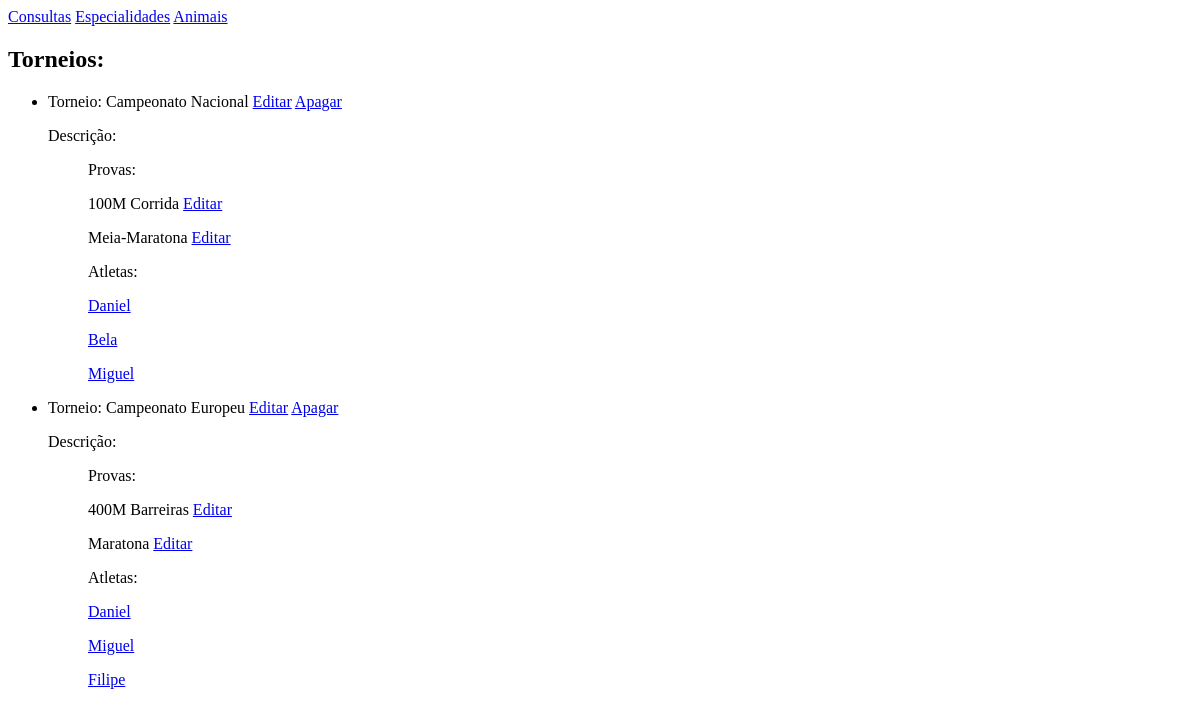
The page /torneios/ on the database as committed earlier.
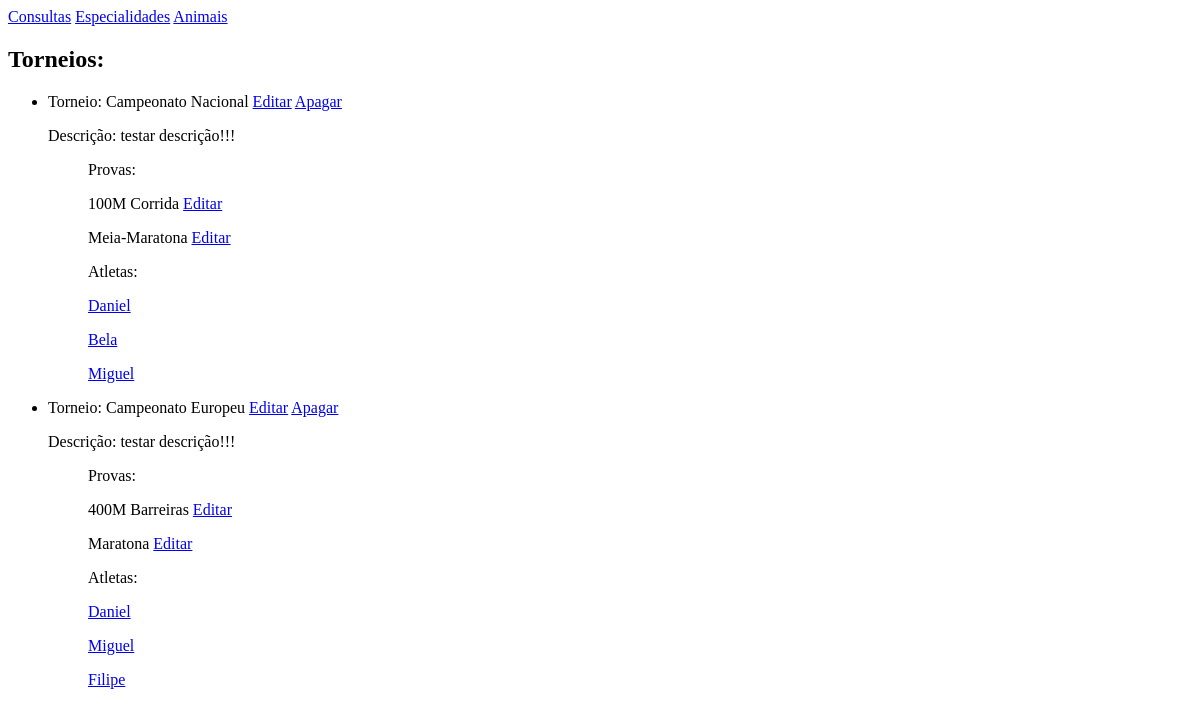
The same page on the database as committed later.
### torneio/models.py (models this page shows, shortened)
class Torneio(models.Model):
    nome = models.CharField(max_length=100)
    descricao = models.TextField(blank=True)

class Prova(models.Model):
    nome = models.CharField(max_length=100)
    torneio = models.ForeignKey(Torneio, on_delete=models.CASCADE, related_name='provas')

class Atleta(models.Model):
    nome = models.CharField(max_length=100)
    torneios = models.ManyToManyField(Torneio, related_name='atletas')

### torneio/views.py (the view)
# urls.py: path('', views.torneios_view, name='torneios_view'),
def torneios_view(request):
    torneios = Torneio.objects.all()
    return render(request, 'torneios.html', {'torneios': torneios})

### torneio/templates/torneios.html
{% extends 'layout.html' %}
{% block content %}
<h2>Torneios:</h2>
<ul>
{% for torneio in torneios %}
    <li>Torneio: {{ torneio.nome }}
        <a href="/torneios/torneio/editar/{{torneio.id}}/">Editar</a>
        <a href="/torneios/torneio/apagar/{{torneio.id}}/">Apagar</a>
        <p>Descrição: {{torneio.descricao}}</p>
        <ul>
            <p>Provas:</p>
            {% for prova in torneio.provas.all %}
                <p>{{ prova.nome }}
                    <a href="{% url 'editar_prova_view' prova.id %}">Editar</a>
                </p>
            {% endfor %}
            <p>Atletas:</p>
            {% for atleta in torneio.atletas.all %}
                <p><a href="{% url 'atleta_view' atleta.id %}">{{ atleta.nome }}</a></p>
            {% endfor %}
        </ul>
    </li>
{% endfor %}
</ul>
{% endblock %}

### clinica/templates/layout.html (shortened to what this page needs)
<html>
<head>
</head>
<body>
    <header>
        <nav>
            <a href="{% url 'consultas_view' %}">Consultas</a>
            <a href="{% url 'especialidades_view' %}">Especialidades</a>
            <a href="{% url 'animais_view' %}">Animais</a>
        </nav>
    </header>
    <main>
        {% block content %}
        {% endblock %}
    </main>
</body>
</html>

Rows that differ between the two databases and show on the page:
changed Torneio "Campeonato Nacional": descricao (not shown) → "testar descrição!!!"
changed Torneio "Campeonato Europeu": descricao (not shown) → "testar descrição!!!"
